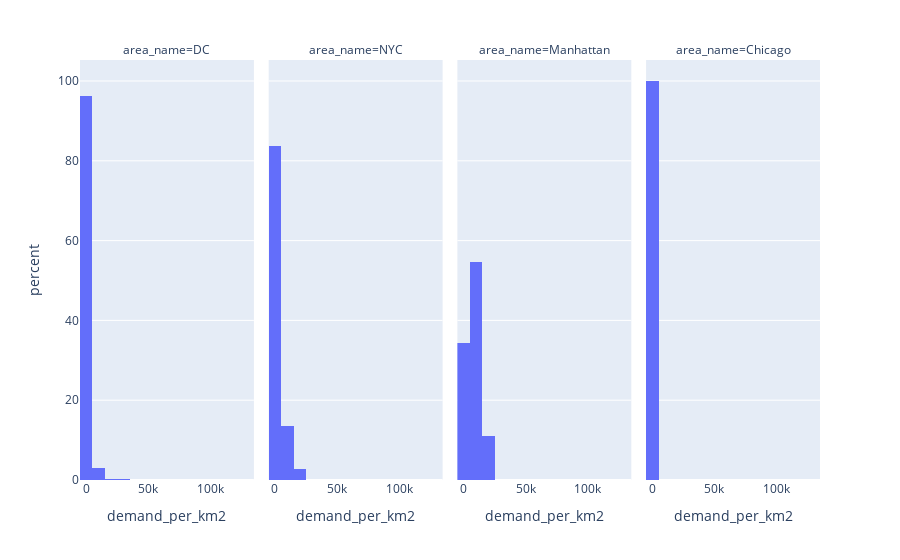

Notebook code cell kept with this figure:
### Code cell
fig = px.histogram(
    df,
    'demand_per_km2',
    nbins=20,
    facet_col='area_name',
    histnorm='percent'
)
fig

### Figure 1 — Plotly figure (JSON) as saved in the notebook; plotly's stock layout.template omitted (floating-point values rounded to 4 significant figures; data arrays with more than 128 entries replaced by an {"elided": "..."} marker saying what was removed)
{"data": [{"alignmentgroup": "True", "bingroup": "x", "histnorm": "percent", "hovertemplate": "area_name=DC<br>demand_per_km2=%{x}<br>percent=%{y}<extra></extra>", "legendgroup": "", "marker": {"color": "#636efa", "pattern": {"shape": ""}}, "name": "", "nbinsx": 20, "offsetgroup": "", "orientation": "v", "showlegend": false, "x": {"elided": "1719 float values"}, "xaxis": "x", "yaxis": "y", "type": "histogram"}, {"alignmentgroup": "True", "bingroup": "x", "histnorm": "percent", "hovertemplate": "area_name=NYC<br>demand_per_km2=%{x}<br>percent=%{y}<extra></extra>", "legendgroup": "", "marker": {"color": "#636efa", "pattern": {"shape": ""}}, "name": "", "nbinsx": 20, "offsetgroup": "", "orientation": "v", "showlegend": false, "x": {"elided": "258 float values"}, "xaxis": "x2", "yaxis": "y2", "type": "histogram"}, {"alignmentgroup": "True", "bingroup": "x", "histnorm": "percent", "hovertemplate": "area_name=Manhattan<br>demand_per_km2=%{x}<br>percent=%{y}<extra></extra>", "legendgroup": "", "marker": {"color": "#636efa", "pattern": {"shape": ""}}, "name": "", "nbinsx": 20, "offsetgroup": "", "orientation": "v", "showlegend": false, "x": [24440.0, 24360.0, 22300.0, 21540.0, 20820.0, 15750.0, 15660.0, 14190.0, 13860.0, 13810.0, 11090.0, 10980.0, 10770.0, 10520.0, 10460.0, 10440.0, 10310.0, 10010.0, 9978.0, 9951.0, 9709.0, 9662.0, 9523.0, 9502.0, 9454.0, 8828.0, 8525.0, 8485.0, 8377.0, 8095.0, 7996.0, 7913.0, 7276.0, 6793.0, 6791.0, 6462.0, 6311.0, 6283.0, 5913.0, 5651.0, 5212.0, 5064.0, 4555.0, 3266.0, 3172.0, 3144.0, 2833.0, 2514.0, 2455.0, 2309.0, 2095.0, 2018.0, 1956.0, 1921.0, 1700.0, 1693.0, 1395.0, 1344.0, 1258.0, 1235.0, 851.3, 567.8, 78.71, 25.24], "xaxis": "x3", "yaxis": "y3", "type": "histogram"}, {"alignmentgroup": "True", "bingroup": "x", "histnorm": "percent", "hovertemplate": "area_name=Chicago<br>demand_per_km2=%{x}<br>percent=%{y}<extra></extra>", "legendgroup": "", "marker": {"color": "#636efa", "pattern": {"shape": ""}}, "name": "", "nbinsx": 20, "offsetgroup": "", "orientation": "v", "showlegend": false, "x": {"elided": "137 float values"}, "xaxis": "x4", "yaxis": "y4", "type": "histogram"}], "layout": {"xaxis": {"anchor": "y", "domain": [0.0, 0.235], "title": {"text": "demand_per_km2"}}, "yaxis": {"anchor": "x", "domain": [0.0, 1.0], "title": {"text": "percent"}}, "xaxis2": {"anchor": "y2", "domain": [0.255, 0.49], "matches": "x", "title": {"text": "demand_per_km2"}}, "yaxis2": {"anchor": "x2", "domain": [0.0, 1.0], "matches": "y", "showticklabels": false}, "xaxis3": {"anchor": "y3", "domain": [0.51, 0.745], "matches": "x", "title": {"text": "demand_per_km2"}}, "yaxis3": {"anchor": "x3", "domain": [0.0, 1.0], "matches": "y", "showticklabels": false}, "xaxis4": {"anchor": "y4", "domain": [0.765, 1.0], "matches": "x", "title": {"text": "demand_per_km2"}}, "yaxis4": {"anchor": "x4", "domain": [0.0, 1.0], "matches": "y", "showticklabels": false}, "annotations": [{"font": {}, "showarrow": false, "text": "area_name=DC", "x": 0.1175, "xanchor": "center", "xref": "paper", "y": 1.0, "yanchor": "bottom", "yref": "paper"}, {"font": {}, "showarrow": false, "text": "area_name=NYC", "x": 0.3725, "xanchor": "center", "xref": "paper", "y": 1.0, "yanchor": "bottom", "yref": "paper"}, {"font": {}, "showarrow": false, "text": "area_name=Manhattan", "x": 0.6275, "xanchor": "center", "xref": "paper", "y": 1.0, "yanchor": "bottom", "yref": "paper"}, {"font": {}, "showarrow": false, "text": "area_name=Chicago", "x": 0.8825, "xanchor": "center", "xref": "paper", "y": 1.0, "yanchor": "bottom", "yref": "paper"}], "legend": {"tracegroupgap": 0}, "margin": {"t": 60}, "barmode": "relative"}}
